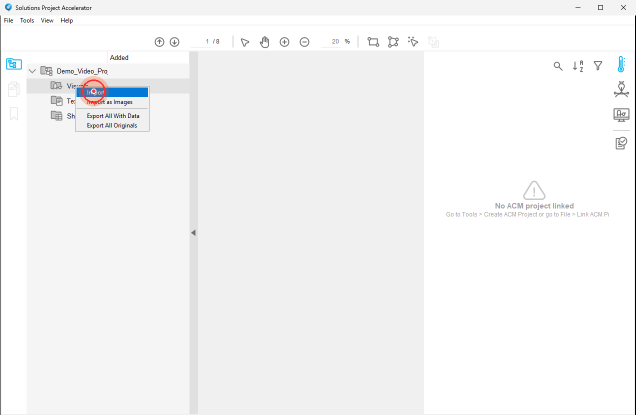
#> input picture docs_src/training-manual-media/media/image10.png, 1271 x 830 px (shown at 1/2 size)
$ python -i logic_color_ocr_text_boundry_detection.py   (imports and definitions only)
#> lines starting #> are read from the running program, lines starting #| are printed output that depends on the picture; after the words box and inside, x2 and y2 are one past the last pixel; in counts of white or black regions, pixels touching at a corner belong together
#> further down, picture is the input picture: shape (830, 1271, 3); mean B, G, R 245.2, 245, 244.9
import cv2
import numpy as np
import matplotlib
# [1 line not run here, left out]
import matplotlib.pyplot as plt

def detect_character_boundaries(image, debug=False):
    """
    Detect character boundaries in an image containing text using histogram analysis.

    Args:
        image (np.array): The input image
        debug (bool): If True, displays intermediate processing steps

    Returns:
        tuple: (original_image, character_contours, background_color)
    """
#> called with debug = False

    # Create a copy for visualization
    original = image.copy()

    # Convert to grayscale for processing
    gray = cv2.cvtColor(image, cv2.COLOR_BGR2GRAY)

    # Determine background color by sampling the image border
    border_pixels = []
    h, w = gray.shape
#> h = 830; w = 1271

    # Sample top, bottom, left, and right borders
    border_pixels.extend(gray[0, :])  # Top row
    border_pixels.extend(gray[h-1, :])  # Bottom row
    border_pixels.extend(gray[:, 0])  # Left column
    border_pixels.extend(gray[:, w-1])  # Right column

    # Find the most common value (mode) as the background color
    border_pixels = np.array(border_pixels)
#> border_pixels = 4202 values, max 243 at index 0, min 0 at index 1271, mean 149.6
    background_value = int(np.bincount(border_pixels).argmax())
#> background_value = 0


    if debug:
        plt.figure(figsize=(12, 8))
        plt.subplot(221)
        plt.imshow(cv2.cvtColor(original, cv2.COLOR_BGR2RGB))
        plt.title('Original Image')

        plt.subplot(222)
        plt.imshow(gray, cmap='gray')
        plt.title('Grayscale Image')


    scaled = False
    scale_factor = 1.0

    # Resize the binary image to have a minimum height or width of 50 pixels
    h, w = gray.shape
    if min(h, w) < 50:
        scale_factor = 50 / min(h, w)
        new_w = int(w * scale_factor)
        new_h = int(h * scale_factor)
        gray = cv2.resize(gray, (new_w, new_h), interpolation=cv2.INTER_CUBIC)
        scaled = True

        if debug:
            print(f"Resized binary image from {w}x{h} to {new_w}x{new_h}")

    # Create a binary image (text vs background)
    # If background is light (> 127), we invert the threshold
    if background_value > 127:
        _, binary = cv2.threshold(gray, 0, 255, cv2.THRESH_BINARY_INV + cv2.THRESH_OTSU)
    else:
        _, binary = cv2.threshold(gray, 0, 255, cv2.THRESH_BINARY + cv2.THRESH_OTSU)
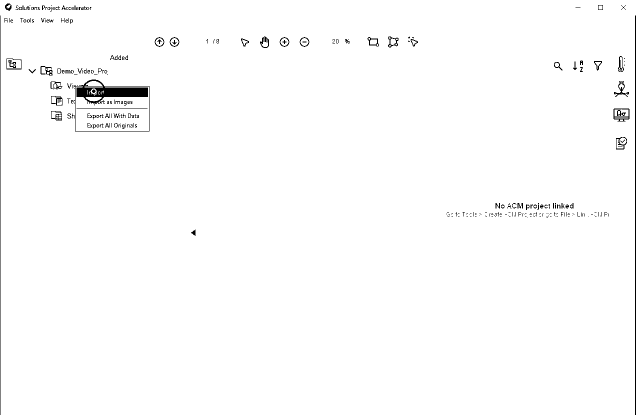
#> binary: shape (830, 1271) (shown at 1/2 size); 98.9% white; 302 black regions (202 under 20 px), largest, box (x1, y1, x2, y2) and area: (147, 159, 299, 263) 3410, (0, 31, 1, 830) 799, (1270, 31, 1271, 830) 799

    if debug:
        plt.subplot(224)
        plt.imshow(binary, cmap='gray')
        plt.title('Binary Image')
        plt.tight_layout()
        plt.show()

    # Apply some morphological operations to improve character separation
    #kernel = np.ones((3,3), np.uint8)
    #binary = cv2.morphologyEx(binary, cv2.MORPH_OPEN, kernel)

    if debug:
        cv2.imshow('binary', binary)
        cv2.waitKey(0)

    # Find contours of characters
    contours, hierarchy = cv2.findContours(binary, cv2.RETR_EXTERNAL, cv2.CHAIN_APPROX_SIMPLE)
#> contours = 1 item

    # Filter out small contours (noise)
    min_contour_area = 10  # Adjust based on your image resolution
    filtered_contours = [cnt for cnt in contours if cv2.contourArea(cnt) > min_contour_area]
#> filtered_contours = 1 item

    # Scale contours back to original image size if we resized
    if scaled:
        inverse_scale = 1.0 / scale_factor
        for i in range(len(filtered_contours)):
            filtered_contours[i] = np.array([np.multiply(pt[0], inverse_scale).astype(int) for pt in filtered_contours[i]])

        if debug:
            print(f"Scaled contours back to original image dimensions (scale factor: {inverse_scale:.2f})")

    # Determine background color in BGR format for the original image
    if background_value > 127:
        # Light background
        background_color = (255, 255, 255)  # White
    else:
        # Dark background
        background_color = (0, 0, 0)  # Black

    # Draw contours on the original image for visualization
    result = original.copy()
    cv2.drawContours(result, filtered_contours, -1, (0, 255, 0), 2)
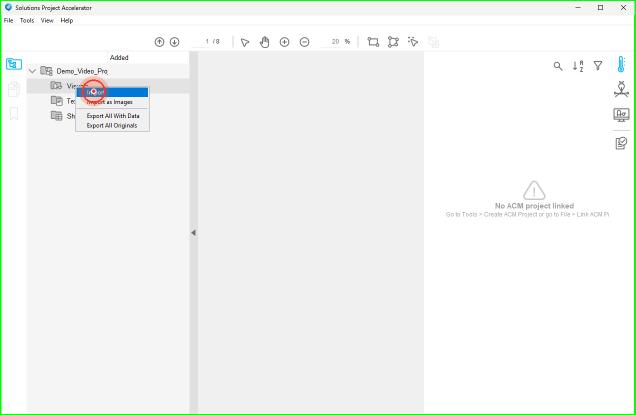
#> result: shape (830, 1271, 3) (shown at 1/2 size); 0.95% of pixels changed, all inside (x1, y1, x2, y2) = (0, 0, 1271, 830)

    if debug:
        plt.figure(figsize=(10, 6))
        plt.imshow(cv2.cvtColor(result, cv2.COLOR_BGR2RGB))
        plt.title(f'Detected Character Boundaries (Found {len(filtered_contours)} characters)')
        plt.axis('off')
        plt.show()

    # Sort contours from left to right, then top to bottom (reading order)
    bounding_boxes = [cv2.boundingRect(cnt) for cnt in filtered_contours]
#> bounding_boxes = [(0, 0, 1271, 830)]

    sorted_bounding_boxes = sorted(bounding_boxes, key=lambda box: box[0])
#> sorted_bounding_boxes = [(0, 0, 1271, 830)]

    text_dict = {}
#> (the run stopped early here; a loop or call above may not have finished)

$ run again, on docs_src/training-manual-media/media/image105.png
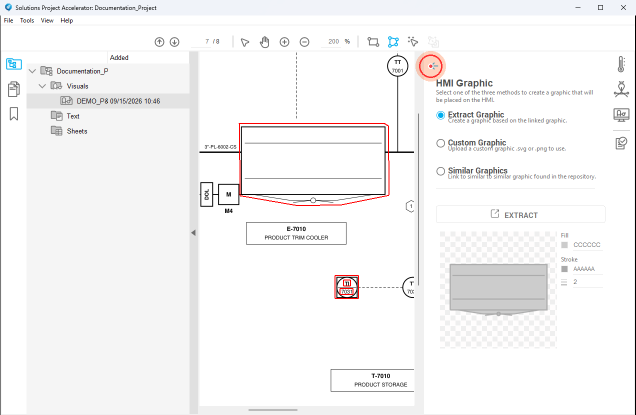
#> input picture docs_src/training-manual-media/media/image105.png, 1271 x 830 px (shown at 1/2 size)
#> picture is the input picture: shape (830, 1271, 3); mean B, G, R 245.4, 245.2, 245.8
#> border_pixels = 4202 values, max 243 at index 0, min 0 at index 1271, mean 149.6
#> background_value = 0
#> in detect_character_boundaries, `_, binary = cv2.threshold(gray, 0, 255, cv2.THRESH_BINARY + cv2.THRESH..`:
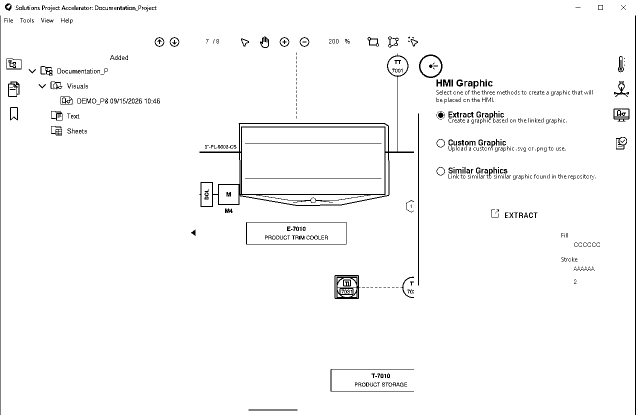
#> binary: shape (830, 1271) (shown at 1/2 size); 97.6% white; black in thin lines or dots
#> contours = 1 item
#> in detect_character_boundaries, `cv2.drawContours(result, filtered_contours, -1, (0, 255, 0), 2)`:
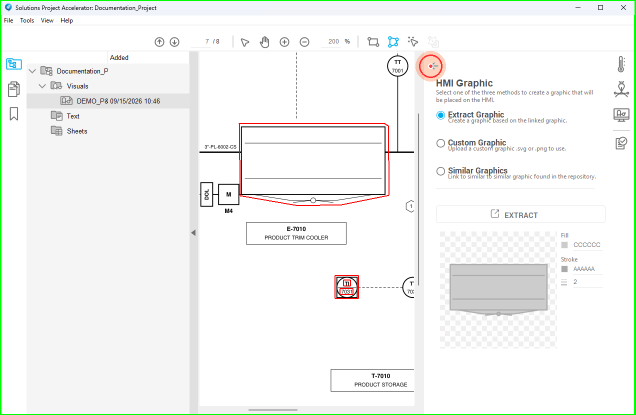
#> result: shape (830, 1271, 3) (shown at 1/2 size); 0.95% of pixels changed, all inside (x1, y1, x2, y2) = (0, 0, 1271, 830)
#> bounding_boxes = [(0, 0, 1271, 830)]

$ run again, on docs_src/training-manual-media/media/image107.png
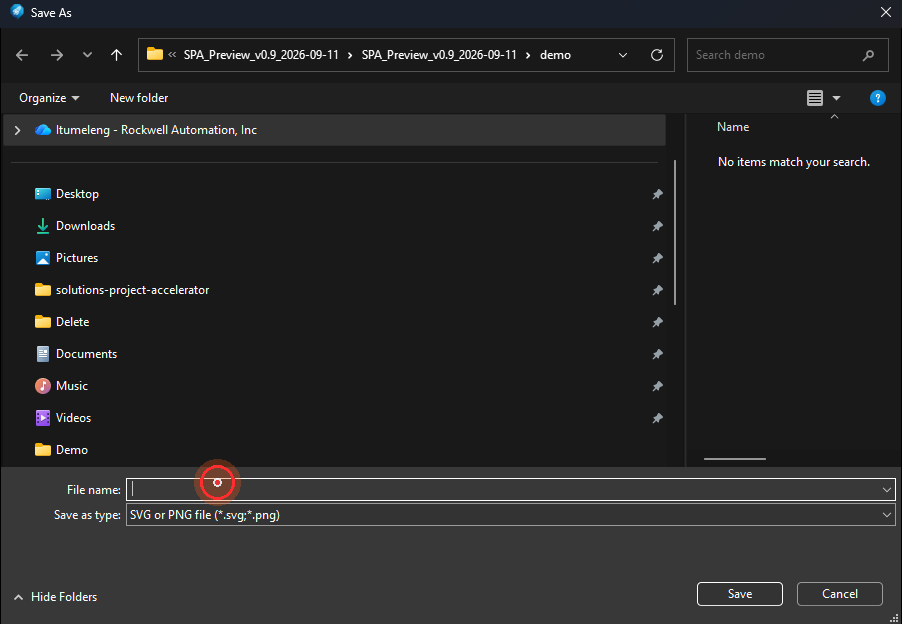
#> input picture docs_src/training-manual-media/media/image107.png, 902 x 624 px
#> picture is the input picture: shape (624, 902, 3); mean B, G, R 38.6, 38.1, 38
#> border_pixels = 3052 values, max 56 at index 903, min 0 at index 902, mean 26.56
#> background_value = 0
#> in detect_character_boundaries, `_, binary = cv2.threshold(gray, 0, 255, cv2.THRESH_BINARY + cv2.THRESH..`:
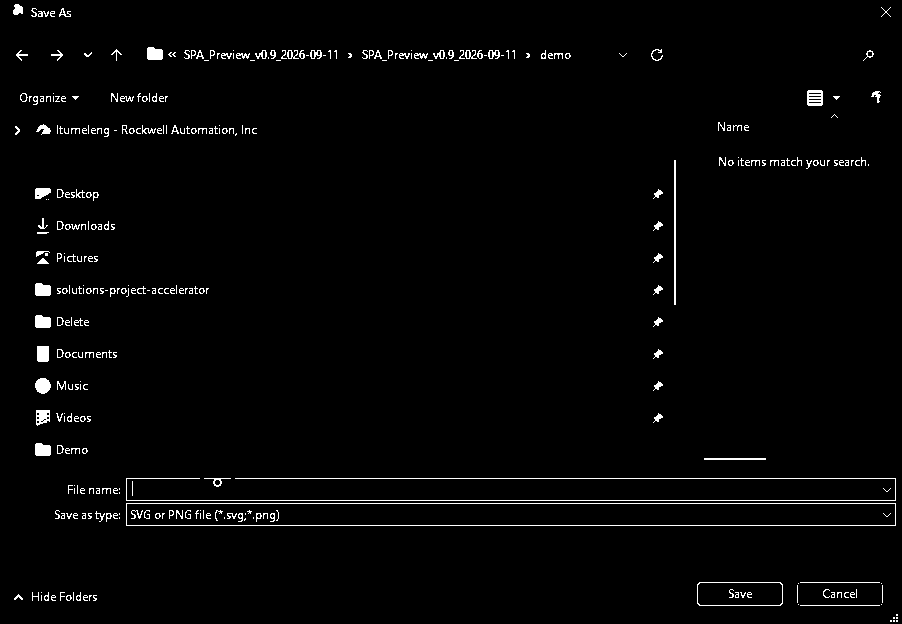
#> binary: shape (624, 902); 2.1% white in thin lines or dots
#> contours = 321 contours, 244 with area under 20; largest, box (x1, y1, x2, y2) and area: (126, 503, 896, 526) 16918, (697, 582, 783, 606) 1947, (807, 90, 823, 106) 223, (35, 378, 51, 394) 174, (37, 346, 49, 362) 164
#> filtered_contours = 99 contours, 22 with area under 20; largest, box (x1, y1, x2, y2) and area: (126, 503, 896, 526) 16918, (697, 582, 783, 606) 1947, (807, 90, 823, 106) 223, (35, 378, 51, 394) 174, (37, 346, 49, 362) 164
#> in detect_character_boundaries, `cv2.drawContours(result, filtered_contours, -1, (0, 255, 0), 2)`:
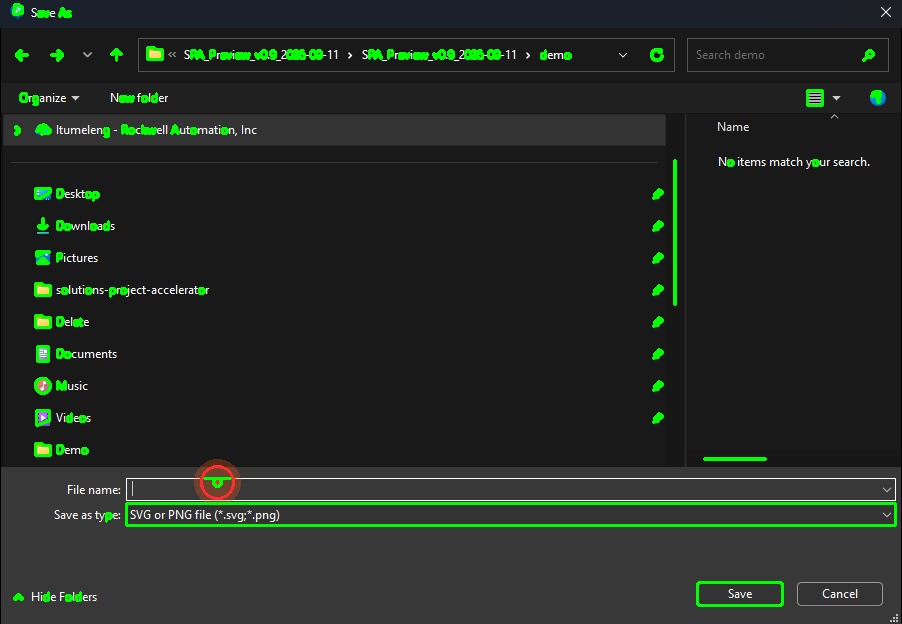
#> result: shape (624, 902, 3); 2.56% of pixels changed, all inside (x1, y1, x2, y2) = (12, 3, 897, 607)
#> bounding_boxes = 99 items, first 6: (66, 595, 6, 6), (14, 594, 9, 6), (76, 592, 5, 9), (44, 592, 5, 9), (697, 582, 86, 24), (106, 513, 6, 9)
#> sorted_bounding_boxes = 99 items, first 6: (13, 4, 10, 11), (14, 594, 9, 6), (15, 126, 5, 9), (16, 50, 12, 11), (20, 93, 8, 9), (33, 96, 5, 9)

$ run again, on docs_src/training-manual-media/media/image112.png
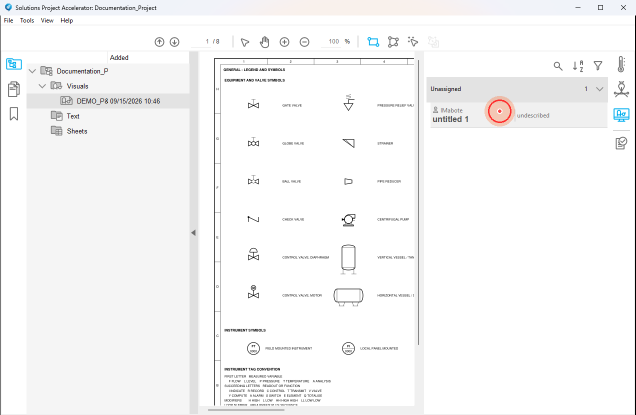
#> input picture docs_src/training-manual-media/media/image112.png, 1271 x 830 px (shown at 1/2 size)
#> picture is the input picture: shape (830, 1271, 3); mean B, G, R 247, 246.9, 247
#> border_pixels = 4202 values, max 243 at index 0, min 0 at index 1271, mean 149.6
#> background_value = 0
#> in detect_character_boundaries, `_, binary = cv2.threshold(gray, 0, 255, cv2.THRESH_BINARY + cv2.THRESH..`:
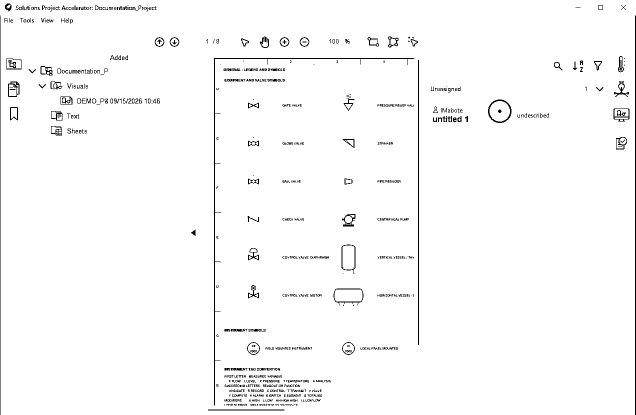
#> binary: shape (830, 1271) (shown at 1/2 size); 98% white; black in thin lines or dots
#> contours = 1 item
#> in detect_character_boundaries, `cv2.drawContours(result, filtered_contours, -1, (0, 255, 0), 2)`:
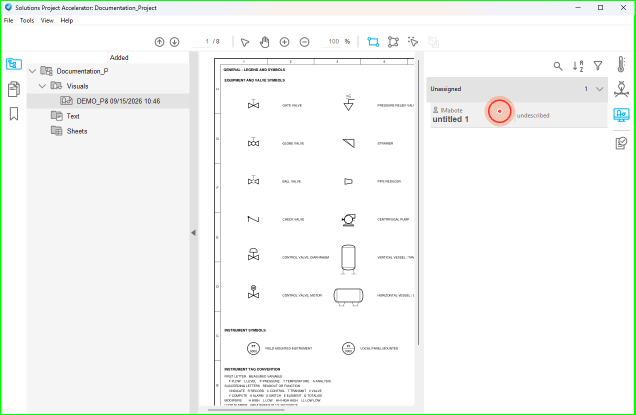
#> result: shape (830, 1271, 3) (shown at 1/2 size); 0.95% of pixels changed, all inside (x1, y1, x2, y2) = (0, 0, 1271, 830)
#> bounding_boxes = [(0, 0, 1271, 830)]
